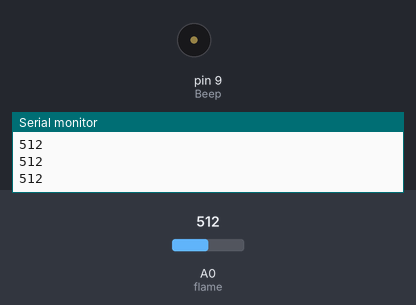
This program was run on a simulated Arduino Mega 2560, built with avr-gcc and run on an emulated ATmega2560. Shown: buzzer (waves = sounding, pin HIGH), the last lines printed to the serial monitor. The test bench sets the inputs (shaded band); at power-on: A0 (flame) = 512.

Above: at 1.3 s.
1.4 s: A0 (flame) set to 583
2.9 s: A0 (flame) set to 612
At 4.2 s:
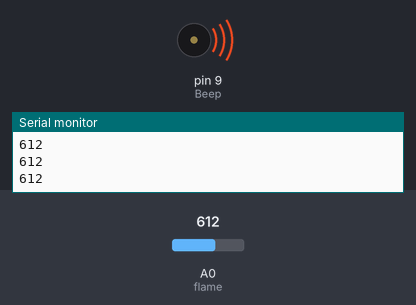
4.5 s: A0 (flame) set to 590
At 5.6 s:
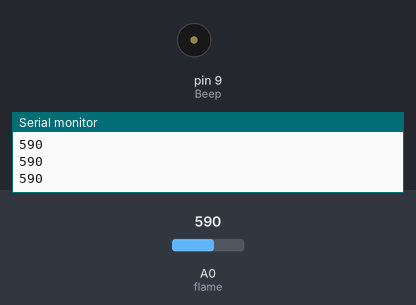
6.0 s: A0 (flame) set to 610
At 6.8 s:
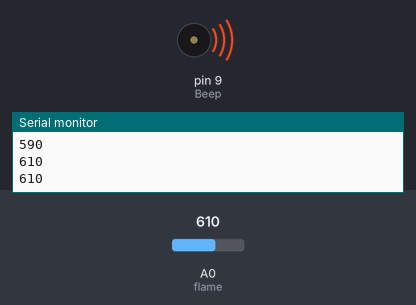
Timing chart, 0 to 8.5 s (numbered marks = the images above; inputs shaded):
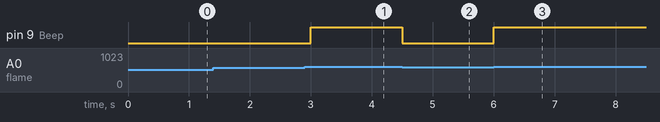

The program:

main.cpp
```cpp
#include <Arduino.h>

int flame = 0;// select analog pin 0 for the sensor
int Beep = 9;// select digital pin 9 for the buzzer
int val = 0;// initialize variable
void setup() {
  pinMode(Beep,OUTPUT);// set LED pin as “output”
  pinMode(flame,INPUT);// set buzzer pin as “input”
  Serial.begin(9600);// set baud rate at “9600”
}

void loop() {
  val=analogRead(flame);// read the analog value of the sensor
  Serial.println(val);// output and display the analog value

  // when the analog value is larger than 600, the buzzer will buzz
  if(val>=600) {
    digitalWrite(Beep,HIGH);
  } else {
    digitalWrite(Beep,LOW);
  }
  delay(500);
}
```

Measured:
- the behaviour switches between 599 and 600 on A0 (flame) (found by bisection; images 0 and 1)
- after the input at 2.9 s, pin 9 (Beep): LOW → HIGH after 0.10 s
- after the input at 4.5 s, pin 9 (Beep): HIGH → LOW at once
- after the input at 6.0 s, pin 9 (Beep): LOW → HIGH at once
